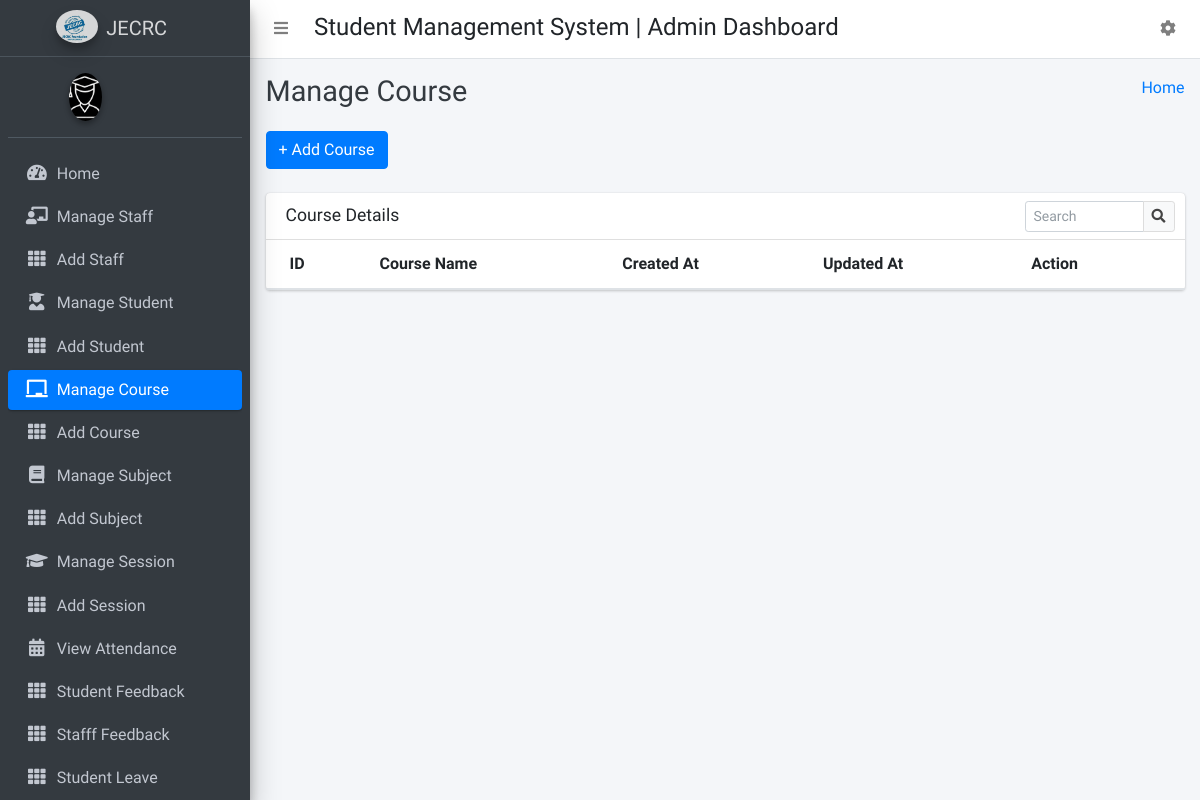
/manage_course/, run on an earlier commit of the app's database.
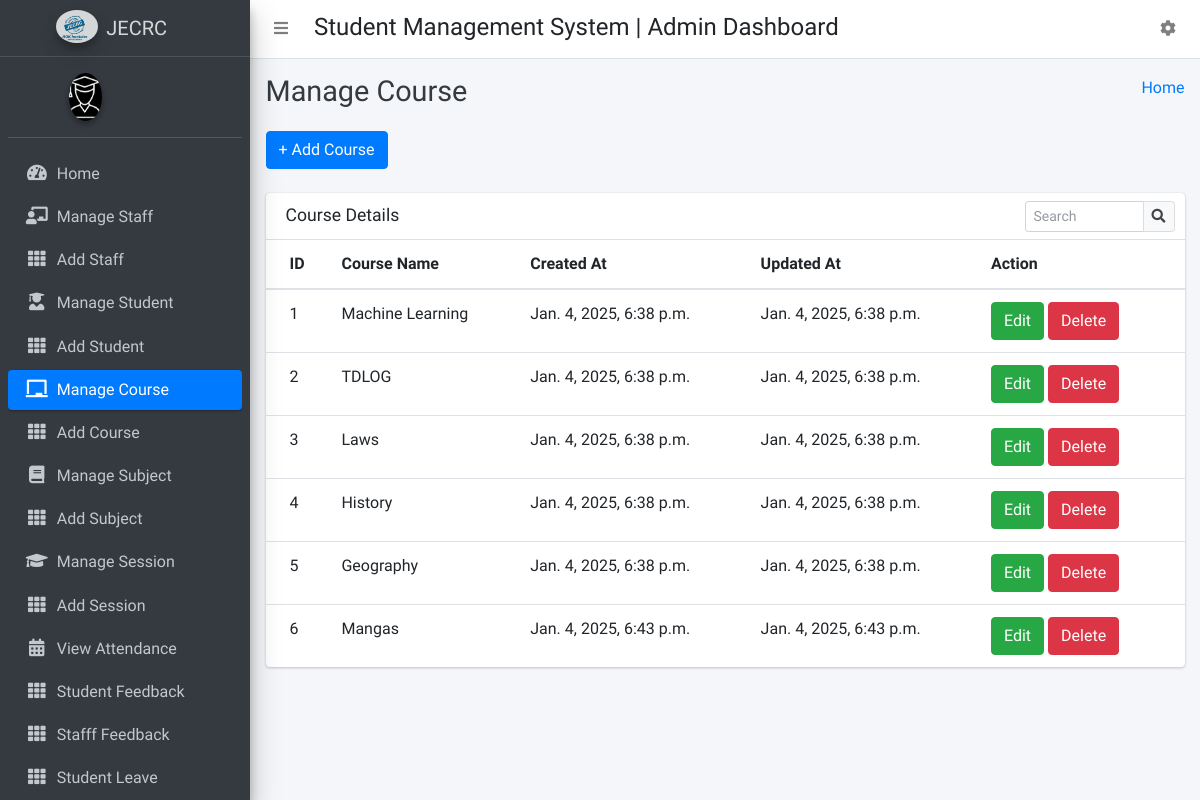
And on a later commit of the database.
### CollegeManagementapp/models.py (models this page shows)
class Courses(models.Model):
    id = models.AutoField(primary_key=True)
    course_name = models.CharField(max_length=255)
    created_at = models.DateTimeField(auto_now_add=True)
    updated_at = models.DateTimeField(auto_now=True)
    objects = models.Manager()

### CollegeManagementapp/HodViews.py (the view)
# urls.py: path('manage_course/', HodViews.manage_course, name="manage_course"),
def manage_course(request):
    courses = Courses.objects.all()
    context = {
        "courses": courses
    }
    return render(request, 'hod_template/manage_course_template.html', context)

### CollegeManagementapp/templates/hod_template/manage_course_template.html (shortened to what this page needs)
{% extends 'hod_template/base_template.html' %}
{% block page_title %}
    Manage Course
{% endblock page_title %}
{% block main_content %}
{% load static %}
<section class="content">
        <div class="container-fluid">
            <a class="btn btn-primary" href="{% url 'add_course' %}" role="button">+ Add Course</a> <br/>&nbsp;
            <div class="row">
                <div class="col-md-12">
                    <div class="card">
                        <div class="card-header">
                            <h3 class="card-title">Course Details</h3>
                            <div class="card-tools">
                            <div class="input-group input-group-sm" style="width: 150px;">
                                <input type="text" name="table_search" class="form-control float-right" placeholder="Search">
                                <div class="input-group-append">
                                <button type="submit" class="btn btn-default"><i class="fas fa-search"></i></button>
                                </div>
                            </div>
                            </div>
                        </div>
                        <div class="card-body table-responsive p-0">
                            <table class="table table-hover text-nowrap">
                            <thead>
                                <tr>
                                <th>ID</th>
                                <th>Course Name</th>
                                <th>Created At</th>
                                <th>Updated At</th>
                                <th>Action</th>
                                </tr>
                            </thead>
                            <tbody>
                                {% for course in courses %}
                                <tr>
                                <td>{{ course.id }}</td>
                                <td>{{ course.course_name }}</td>
                                <td>{{ course.created_at }}</td>
                                <td>{{ course.updated_at }}</td>
                                <td>
                                    <a href="{% url 'edit_course' course.id %}" class="btn btn-success">Edit</a>
                                    <a href="{% url 'delete_course' course.id %}" class="btn btn-danger">Delete</a>
                                </td>
                                </tr>
                                {% endfor %}
                            </tbody>
                            </table>
                        </div>
                        </div>
                </div>
            </div>
        </div>
      </section>
  {% endblock main_content %}

### CollegeManagementapp/templates/hod_template/base_template.html (shortened to what this page needs)
{% load static %}
<!DOCTYPE html>
<html>
<head>
  <link rel="stylesheet" href="{% static "plugins/fontawesome-free/css/all.min.css" %}">
  <link rel="stylesheet" href="https://code.ionicframework.com/ionicons/2.0.1/css/ionicons.min.css">
  <link rel="stylesheet" href="{% static 'plugins/tempusdominus-bootstrap-4/css/tempusdominus-bootstrap-4.min.css' %}">
  <link rel="stylesheet" href="{% static "plugins/icheck-bootstrap/icheck-bootstrap.min.css" %}">
  <link rel="stylesheet" href="{% static "plugins/jqvmap/jqvmap.min.css" %}">
  <link rel="stylesheet" href="{% static 'dist/css/adminlte.min.css'  %}">
  <link rel="stylesheet" href="{% static "plugins/overlayScrollbars/css/OverlayScrollbars.min.css" %}">
  <link rel="stylesheet" href="{% static "plugins/daterangepicker/daterangepicker.css" %}">
  <link rel="stylesheet" href="{% static "plugins/summernote/summernote-bs4.css" %}">
</head>
<body class="hold-transition sidebar-mini layout-fixed">
  <div class="wrapper">
    <nav class="main-header navbar navbar-expand navbar-white navbar-light">
  <ul class="navbar-nav">
        <li class="nav-item">
          <a class="nav-link" data-widget="pushmenu" href="#" role="button"><i class="fas fa-bars"></i></a>
        </li>
      </ul>
      <h4 style="margin-left: 10px; margin-top: 5px;">Student Management System | Admin Dashboard</h4>
      <ul class="navbar-nav ml-auto">
      <li class="nav-item dropdown">
        <a class="nav-link" data-toggle="dropdown" href="#" aria-expanded="false">
          <i class="fas fa-cog"></i>
        </a>
      </li>
    </ul>
    </nav>
    {% include 'hod_template/sidebar_template.html' with user=user id=id %}
    <div class="content-wrapper">
      <div class="content-header">
        <div class="container-fluid">
          <div class="row mb-2">
            <div class="col-sm-6">
              <h1 class="m-0 text-dark">
                {% block page_title %}
                {% endblock page_title %}
              </h1>
            </div>
            <div class="col-sm-6">
              <ol class="breadcrumb float-sm-right">
                <li class="breadcrumb-item"><a href="{% url 'admin_home' %}">Home</a></li>
              </ol>
            </div>
          </div>
        </div>
      </div>
      {% block main_content %}
      {% endblock main_content %}
    </div>
  </div>
</body>
</html>

### CollegeManagementapp/templates/hod_template/sidebar_template.html (shortened to what this page needs)
{% load static %}
<aside class="main-sidebar sidebar-dark-primary elevation-4">
      <a href="{% url 'student_home' %}" class="brand-link">
        <img src="{% static 'dist/img/jecrc_logo.png' %}" alt="AdminLTE Logo" class="brand-image img-circle elevation-3 ml-5"
            style="opacity: .8">
        <span class="brand-text font-weight-light">JECRC</span>
      </a>
      <div class="sidebar">
        <div class="user-panel mt-3 pb-3 mb-3 d-flex">
          <div class="image">
            <img src="{% static 'dist/img/logo.png' %}" class="img-circle elevation-2 ml-5" alt="User Image" style="max-width:100%;">
          </div>
          <div class="info">
          </div>
        </div>
        <nav class="mt-2">
          <ul class="nav nav-pills nav-sidebar flex-column" data-widget="treeview" role="menu" data-accordion="false">
            <li class="nav-item">
              {% url 'admin_home' as admin_home %}
              <a href="{{ admin_home }}" class="nav-link {% if request.path == admin_home %} active {% endif %}">
                <i class="nav-icon fas fa-tachometer-alt"></i>
                <p>
                  Home
                </p>
              </a>
            </li>
            <li class="nav-item">
              {% url 'manage_staff' as manage_staff %}
              {% url 'edit_staff' staff_id=id as edit_staff %}
              <a href="{{ manage_staff }}" class="nav-link {% if request.path == manage_staff %} active {% endif %} {% if request.path == edit_staff %} active {% endif %}">
                <i class="nav-icon fas fa-chalkboard-teacher"></i>
                <p>
                  Manage Staff
                </p>
              </a>
            </li>
            <li class="nav-item">
              {% url 'add_staff' as add_staff %}
              <a href="{{ add_staff }}" class="nav-link {% if request.path == add_staff %} active {% endif %}">
                <i class="nav-icon fas fa-th"></i>
                <p>
                  Add Staff
                </p>
              </a>
            </li>
            <li class="nav-item">
              {% url 'manage_student' as manage_student %}
              {% url 'edit_student' student_id=id as edit_student %}
              <a href="{{ manage_student }}" class="nav-link {% if request.path == manage_student %} active {% endif %} {% if request.path == edit_student %} active {% endif %}">
                <i class="nav-icon fas fa-user-graduate"></i>
                <p>
                  Manage Student
                </p>
              </a>
            </li>
            <li class="nav-item">
              {% url 'add_student' as add_student %}
              <a href="{{ add_student }}" class="nav-link {% if request.path == add_student %} active {% endif %}">
                <i class="nav-icon fas fa-th"></i>
                <p>
                  Add Student
                </p>
              </a>
            </li>
            <li class="nav-item">
              {% url 'manage_course' as manage_course %}
              {% url 'edit_course' course_id=id as edit_course %}
              <a href="{{ manage_course }}" class="nav-link {% if request.path == manage_course %} active {% endif %} {% if request.path == edit_course %} active {% endif %}">
                <i class="nav-icon fas fa-chalkboard"></i>
                <p>
                  Manage Course
                </p>
              </a>
            </li>
            <li class="nav-item">
            {% url 'add_course' as add_course %}
              <a href="{{ add_course }}" class="nav-link {% if request.path == add_course %} active {% endif %}">
                <i class="nav-icon fas fa-th"></i>
                <p>
                  Add Course
                </p>
              </a>
            </li>
            <li class="nav-item">
              {% url 'manage_subject' as manage_subject %}
              {% url 'edit_subject' subject_id=id as edit_subject %}
              <a href="{{ manage_subject }}" class="nav-link {% if request.path == manage_subject %} active {% endif %} {% if request.path == edit_subject %} active {% endif %}">
                <i class="nav-icon fas fa-book"></i>
                <p>
                  Manage Subject
                </p>
              </a>
            </li>
            <li class="nav-item">
              {% url 'add_subject' as add_subject %}
              <a href="{{ add_subject }}" class="nav-link {% if request.path == add_subject %} active {% endif %}">
                <i class="nav-icon fas fa-th"></i>
                <p>
                  Add Subject
                </p>
              </a>
            </li>
            <li class="nav-item">
              {% url 'manage_session' as manage_session %}
              {% url 'edit_session' session_id=id as edit_session %}
              <a href="{{ manage_session }}" class="nav-link {% if request.path == manage_session %} active {% endif %} {% if request.path == edit_session %} active {% endif %}">
                <i class="nav-icon fas fa-graduation-cap"></i>
                <p>
                  Manage Session
                </p>
              </a>
            </li>
            <li class="nav-item">
              {% url 'add_session' as add_session %}
              <a href="{{ add_session }}" class="nav-link {% if request.path == add_session %} active {% endif %}">
                <i class="nav-icon fas fa-th"></i>
                <p>
                  Add Session
                </p>
              </a>
            </li>
            <li class="nav-item">
              {% url 'admin_view_attendance' as admin_view_attendance %}
              <a href="{{ admin_view_attendance }}" class="nav-link {% if request.path == admin_view_attendance %} active {% endif %}">
                <i class="nav-icon fas fa-calendar-alt"></i>
                <p>
                  View Attendance
                </p>
              </a>
            </li>
            <li class="nav-item">
              {% url 'student_feedback_message' as student_feedback_message %}
              <a href="{{ student_feedback_message }}" class="nav-link {% if request.path == student_feedback_message %} active {% endif %}">
                <i class="nav-icon fas fa-th"></i>
                <p>
                  Student Feedback
                </p>
              </a>
            </li>
            <li class="nav-item">
              {% url 'staff_feedback_message' as staff_feedback_message %}
              <a href="{{ staff_feedback_message }}" class="nav-link {% if request.path == staff_feedback_message %} active {% endif %}">
                <i class="nav-icon fas fa-th"></i>
                <p>
                  Stafff Feedback
                </p>
              </a>
            </li>
            <li class="nav-item">
              {% url 'student_leave_view' as student_leave_view %}
              <a href="{{ student_leave_view }}" class="nav-link {% if request.path == student_leave_view %} active {% endif %}">
                <i class="nav-icon fas fa-th"></i>
                <p>
                  Student Leave
                </p>
              </a>
            </li>
          </ul>
        </nav>
      </div>
    </aside>

What changed in the data, as far as the page shows it:
added Courses: id "1", course_name "Machine Learning", created_at "Jan. 4, 2025, 6:38 p.m.", updated_at "Jan. 4, 2025, 6:38 p.m."
added Courses: id "2", course_name "TDLOG", created_at "Jan. 4, 2025, 6:38 p.m.", updated_at "Jan. 4, 2025, 6:38 p.m."
added Courses: id "3", course_name "Laws", created_at "Jan. 4, 2025, 6:38 p.m.", updated_at "Jan. 4, 2025, 6:38 p.m."
added Courses: id "4", course_name "History", created_at "Jan. 4, 2025, 6:38 p.m.", updated_at "Jan. 4, 2025, 6:38 p.m."
added Courses: id "5", course_name "Geography", created_at "Jan. 4, 2025, 6:38 p.m.", updated_at "Jan. 4, 2025, 6:38 p.m."
added Courses: id "6", course_name "Mangas", created_at "Jan. 4, 2025, 6:43 p.m.", updated_at "Jan. 4, 2025, 6:43 p.m."
